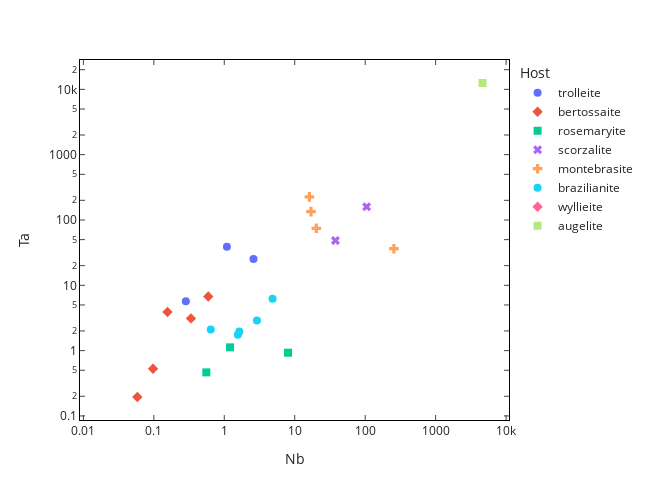

The code cell stored with this chart in its notebook:
### Code cell
# --- plot binary graphs

fig = px.scatter(df_hosts, x="Nb", y="Ta",
                 hover_data=["piece",'field','analysis',"Info",'sample'],
                 width=650, height=500,
                symbol = "Host", color="Host",
                log_x=True, log_y=True)

fig.update_layout(plot_bgcolor="white",template="simple_white")

fig.update_traces(marker=dict(size=8),
                  selector=dict(mode='markers'))

fig.update_xaxes(ticks='inside',zeroline=True,linecolor="black",showgrid=False,mirror= "allticks")#,range=(0,20000))
fig.update_yaxes(ticks='inside',zeroline=True,linecolor="black",showgrid=False,mirror= "allticks")#,range=(0,126000))



# fig.update_xaxes(tickvals=[0,1,2,3,4,5,6,7])

fig.write_image(base_dir+"FI_B_vs_Li_nan.pdf");
fig.show()

### Figure 1 — Plotly figure (JSON) as saved in the notebook; plotly's stock layout.template omitted (floating-point values rounded to 4 significant figures)
{"data": [{"customdata": [["J", 1, "M1", "matrix-Trl", 20], ["J", 1, "M2", "matrix-Trl", 20], ["A", "7b", "M2", "matrix", 19], ["B", 5, 4, "matrix-trl", 4], ["B", 1, "M", "matrix-trl", 19], ["C", 1, "trl", "Trl-matrix", 22], ["A", "3b", "Trl", "Trl-matrix", 22], ["C", 8, 2, "Trl-matrix-2shots", 4]], "hovertemplate": "Host=trolleite<br>Nb=%{x}<br>Ta=%{y}<br>piece=%{customdata[0]}<br>field=%{customdata[1]}<br>analysis=%{customdata[2]}<br>Info=%{customdata[3]}<br>sample=%{customdata[4]}<extra></extra>", "legendgroup": "trolleite", "marker": {"color": "#636efa", "size": 8, "symbol": "circle"}, "mode": "markers", "name": "trolleite", "orientation": "v", "showlegend": true, "type": "scatter", "x": [0.2847, null, 10.99, 2.598, 1.089, 0.3158, 0.7473, null], "xaxis": "x", "y": [5.71, null, null, 25.37, 38.8, null, null, null], "yaxis": "y"}, {"customdata": [["B", 4, "M3", "matrix-Bts", 20], ["B", 4, "M4", "matrix-Bts", 20], ["A", 3, "M", "matrix-bts", 4], ["B", 6, 3, "Bst-matrix-2shots-10hz", 4], ["B", 6, 7, "Bst-matrix-2shots", 4], ["B", 7, 4, "Bst-matrix-2shots", 4], ["F", "Ar7", "Bst", "Bst-matrix", 19], ["E", 11, 1, "Bts-matrix-2shots", 19], ["E", 11, 12, "Bts-matrix-3shots", 19], ["E", 11, "M", "Bts-matrix", 19], ["B", 2, 6, "Bts-matrix-2shots", 20], ["B", 4, 10, "Bst-matrix-3shots", 20], ["C", 2, "3 (copy)", "Bst-matrix-2shots", 22], ["C", 3, 1, "Bts-matrix-3shots", 22], ["C", 1, "M", "Bts-matrix", 20]], "hovertemplate": "Host=bertossaite<br>Nb=%{x}<br>Ta=%{y}<br>piece=%{customdata[0]}<br>field=%{customdata[1]}<br>analysis=%{customdata[2]}<br>Info=%{customdata[3]}<br>sample=%{customdata[4]}<extra></extra>", "legendgroup": "bertossaite", "marker": {"color": "#EF553B", "size": 8, "symbol": "diamond"}, "mode": "markers", "name": "bertossaite", "orientation": "v", "showlegend": true, "type": "scatter", "x": [null, null, 0.1563, 0.5921, null, 0.3368, null, null, null, 0.05834, 0.09739, null, null, null, null], "xaxis": "x", "y": [0.6102, 0.7014, 3.907, 6.725, null, 3.112, 0.4861, 0.3386, null, 0.1949, 0.527, 0.7859, null, null, 0.5828], "yaxis": "y"}, {"customdata": [["F", "Ar7", "M", "Rsm-matrix", 19], ["F", "Ar7", "M2", "Rsm-matrix", 19], ["C", 2, "M", "Rsm-matric", "19(2)"]], "hovertemplate": "Host=rosemaryite<br>Nb=%{x}<br>Ta=%{y}<br>piece=%{customdata[0]}<br>field=%{customdata[1]}<br>analysis=%{customdata[2]}<br>Info=%{customdata[3]}<br>sample=%{customdata[4]}<extra></extra>", "legendgroup": "rosemaryite", "marker": {"color": "#00cc96", "size": 8, "symbol": "square"}, "mode": "markers", "name": "rosemaryite", "orientation": "v", "showlegend": true, "type": "scatter", "x": [1.208, 0.556, 8.042], "xaxis": "x", "y": [1.122, 0.4639, 0.9292], "yaxis": "y"}, {"customdata": [["C", 1, "scz", "Scz-matrix", 22], ["C", 6, "scz", "Scz-matrix", 22]], "hovertemplate": "Host=scorzalite<br>Nb=%{x}<br>Ta=%{y}<br>piece=%{customdata[0]}<br>field=%{customdata[1]}<br>analysis=%{customdata[2]}<br>Info=%{customdata[3]}<br>sample=%{customdata[4]}<extra></extra>", "legendgroup": "scorzalite", "marker": {"color": "#ab63fa", "size": 8, "symbol": "x"}, "mode": "markers", "name": "scorzalite", "orientation": "v", "showlegend": true, "type": "scatter", "x": [37.78, 104.8], "xaxis": "x", "y": [48.33, 159.9], "yaxis": "y"}, {"customdata": [["C", 6, "mbs", "Mbs-matrix", 22], ["C", 7, "mbs", "Mbs-matrix", 22], ["D", 1, "Mbs", "Mbs-matrix-dark", 20], ["D", 1, "Mbs2", "Mbs-matrix-clear", 20]], "hovertemplate": "Host=montebrasite<br>Nb=%{x}<br>Ta=%{y}<br>piece=%{customdata[0]}<br>field=%{customdata[1]}<br>analysis=%{customdata[2]}<br>Info=%{customdata[3]}<br>sample=%{customdata[4]}<extra></extra>", "legendgroup": "montebrasite", "marker": {"color": "#FFA15A", "size": 8, "symbol": "cross"}, "mode": "markers", "name": "montebrasite", "orientation": "v", "showlegend": true, "type": "scatter", "x": [20.24, 255.5, 17.01, 16.16], "xaxis": "x", "y": [74.55, 36.3, 134.5, 225.5], "yaxis": "y"}, {"customdata": [["A", 1, 2, "Brz-matrix-3shots", 32], ["A", 1, 5, "Brz-matrix-3shots", 32], ["B", 4, "M", "Brz-matrix", "02a"], ["B", 1, "6 (copy)", "Brz-matrix", 32], ["B", 1, "M", "Brz-matrix", 32]], "hovertemplate": "Host=brazilianite<br>Nb=%{x}<br>Ta=%{y}<br>piece=%{customdata[0]}<br>field=%{customdata[1]}<br>analysis=%{customdata[2]}<br>Info=%{customdata[3]}<br>sample=%{customdata[4]}<extra></extra>", "legendgroup": "brazilianite", "marker": {"color": "#19d3f3", "size": 8, "symbol": "circle"}, "mode": "markers", "name": "brazilianite", "orientation": "v", "showlegend": true, "type": "scatter", "x": [1.557, 1.634, 0.6425, 4.844, 2.908], "xaxis": "x", "y": [1.742, 1.968, 2.11, 6.241, 2.899], "yaxis": "y"}, {"customdata": [["AII", "C", 3, "Wyl-matrix-2shots", 32], ["AII", "C", "M", "Wyl-matrix", 32], ["AII", "C", "M2", "Wyl-matrix", 32], ["C", 2, "wyl", "Wyl-matrix", "19(2)"]], "hovertemplate": "Host=wyllieite<br>Nb=%{x}<br>Ta=%{y}<br>piece=%{customdata[0]}<br>field=%{customdata[1]}<br>analysis=%{customdata[2]}<br>Info=%{customdata[3]}<br>sample=%{customdata[4]}<extra></extra>", "legendgroup": "wyllieite", "marker": {"color": "#FF6692", "size": 8, "symbol": "diamond"}, "mode": "markers", "name": "wyllieite", "orientation": "v", "showlegend": true, "type": "scatter", "x": [null, 0.02125, 0.05198, 0.07058], "xaxis": "x", "y": [null, null, null, null], "yaxis": "y"}, {"customdata": [["A", 1, "1 (copy)", "rutile-inclusion", "19(2)"], ["A", 1, 6, "Aug-matrix", "19(2)"], ["A", 1, "6b", "Aug-matrix", "19(2)"], ["A", "2b", 3, "Aug-matrix", "19(2)"], ["A", "2b", 6, "Aug-matrix", "19(2)"], ["A", 5, 1, "Aug-matrix-2shots", "19(2)"], ["A", 5, 2, "Aug-matrix-2shots", "19(2)"]], "hovertemplate": "Host=augelite<br>Nb=%{x}<br>Ta=%{y}<br>piece=%{customdata[0]}<br>field=%{customdata[1]}<br>analysis=%{customdata[2]}<br>Info=%{customdata[3]}<br>sample=%{customdata[4]}<extra></extra>", "legendgroup": "augelite", "marker": {"color": "#B6E880", "size": 8, "symbol": "square"}, "mode": "markers", "name": "augelite", "orientation": "v", "showlegend": true, "type": "scatter", "x": [4633.0, null, null, null, null, null, null], "xaxis": "x", "y": [12510.0, null, null, null, null, null, null], "yaxis": "y"}], "layout": {"height": 500, "legend": {"title": {"text": "Host"}, "tracegroupgap": 0}, "margin": {"t": 60}, "plot_bgcolor": "white", "width": 650, "xaxis": {"anchor": "y", "domain": [0, 1], "linecolor": "black", "mirror": "allticks", "showgrid": false, "ticks": "inside", "title": {"text": "Nb"}, "type": "log", "zeroline": true}, "yaxis": {"anchor": "x", "domain": [0, 1], "linecolor": "black", "mirror": "allticks", "showgrid": false, "ticks": "inside", "title": {"text": "Ta"}, "type": "log", "zeroline": true}}}
